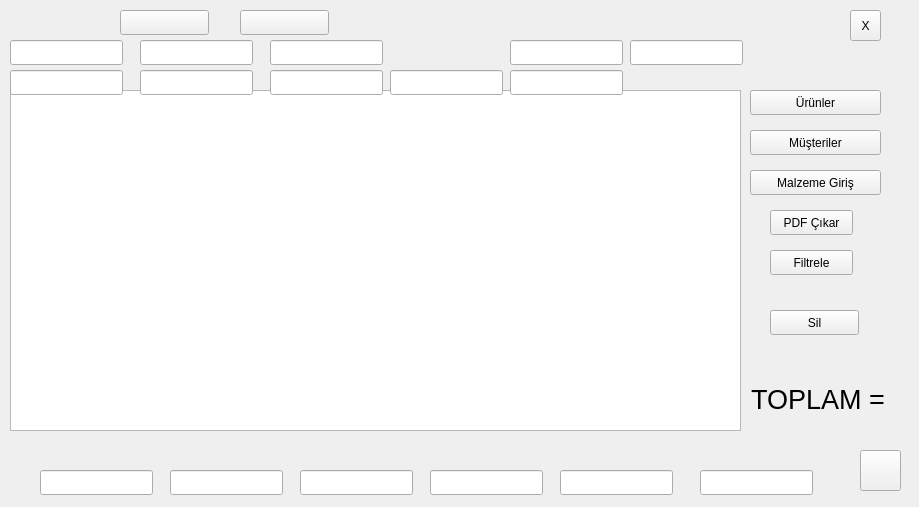
<?xml version="1.0" encoding="UTF-8"?>
<ui version="4.0">
 <class>AnaForm</class>
 <widget class="QWidget" name="AnaForm">
  <property name="geometry">
   <rect>
    <x>0</x>
    <y>0</y>
    <width>919</width>
    <height>507</height>
   </rect>
  </property>
  <property name="windowTitle">
   <string>Form</string>
  </property>
  <widget class="QPushButton" name="btnUrunKayit">
   <property name="geometry">
    <rect>
     <x>750</x>
     <y>90</y>
     <width>131</width>
     <height>25</height>
    </rect>
   </property>
   <property name="text">
    <string>Ürünler</string>
   </property>
  </widget>
  <widget class="QPushButton" name="btnMusteriKayit">
   <property name="geometry">
    <rect>
     <x>750</x>
     <y>130</y>
     <width>131</width>
     <height>25</height>
    </rect>
   </property>
   <property name="text">
    <string>Müşteriler</string>
   </property>
  </widget>
  <widget class="QToolButton" name="btnClose">
   <property name="geometry">
    <rect>
     <x>850</x>
     <y>10</y>
     <width>31</width>
     <height>31</height>
    </rect>
   </property>
   <property name="text">
    <string>X</string>
   </property>
  </widget>
  <widget class="QPushButton" name="btnMalzemeGiris">
   <property name="geometry">
    <rect>
     <x>750</x>
     <y>170</y>
     <width>131</width>
     <height>25</height>
    </rect>
   </property>
   <property name="text">
    <string>Malzeme Giriş</string>
   </property>
  </widget>
  <widget class="QTableWidget" name="tblListe">
   <property name="geometry">
    <rect>
     <x>10</x>
     <y>90</y>
     <width>731</width>
     <height>341</height>
    </rect>
   </property>
  </widget>
  <widget class="QLineEdit" name="txtID">
   <property name="geometry">
    <rect>
     <x>10</x>
     <y>40</y>
     <width>113</width>
     <height>25</height>
    </rect>
   </property>
  </widget>
  <widget class="QLineEdit" name="txtAd">
   <property name="geometry">
    <rect>
     <x>140</x>
     <y>40</y>
     <width>113</width>
     <height>25</height>
    </rect>
   </property>
  </widget>
  <widget class="QLineEdit" name="txtMalzeme">
   <property name="geometry">
    <rect>
     <x>270</x>
     <y>40</y>
     <width>113</width>
     <height>25</height>
    </rect>
   </property>
  </widget>
  <widget class="QLineEdit" name="txtBirimFiyat">
   <property name="geometry">
    <rect>
     <x>510</x>
     <y>40</y>
     <width>113</width>
     <height>25</height>
    </rect>
   </property>
  </widget>
  <widget class="QLineEdit" name="txtBorc">
   <property name="geometry">
    <rect>
     <x>510</x>
     <y>70</y>
     <width>113</width>
     <height>25</height>
    </rect>
   </property>
  </widget>
  <widget class="QLineEdit" name="txtNet">
   <property name="geometry">
    <rect>
     <x>140</x>
     <y>70</y>
     <width>113</width>
     <height>25</height>
    </rect>
   </property>
  </widget>
  <widget class="QLineEdit" name="txtOdenen">
   <property name="geometry">
    <rect>
     <x>390</x>
     <y>70</y>
     <width>113</width>
     <height>25</height>
    </rect>
   </property>
  </widget>
  <widget class="QLineEdit" name="txtToplam">
   <property name="geometry">
    <rect>
     <x>270</x>
     <y>70</y>
     <width>113</width>
     <height>25</height>
    </rect>
   </property>
  </widget>
  <widget class="QLineEdit" name="txtFire">
   <property name="geometry">
    <rect>
     <x>10</x>
     <y>70</y>
     <width>113</width>
     <height>25</height>
    </rect>
   </property>
  </widget>
  <widget class="QLineEdit" name="txtMiktar">
   <property name="geometry">
    <rect>
     <x>630</x>
     <y>40</y>
     <width>113</width>
     <height>25</height>
    </rect>
   </property>
  </widget>
  <widget class="QPushButton" name="btnFiltreler">
   <property name="geometry">
    <rect>
     <x>770</x>
     <y>250</y>
     <width>83</width>
     <height>25</height>
    </rect>
   </property>
   <property name="text">
    <string>Filtrele</string>
   </property>
  </widget>
  <widget class="QLineEdit" name="tMiktar">
   <property name="geometry">
    <rect>
     <x>40</x>
     <y>470</y>
     <width>113</width>
     <height>25</height>
    </rect>
   </property>
  </widget>
  <widget class="QLineEdit" name="tFire">
   <property name="geometry">
    <rect>
     <x>170</x>
     <y>470</y>
     <width>113</width>
     <height>25</height>
    </rect>
   </property>
  </widget>
  <widget class="QLineEdit" name="tnet">
   <property name="geometry">
    <rect>
     <x>300</x>
     <y>470</y>
     <width>113</width>
     <height>25</height>
    </rect>
   </property>
  </widget>
  <widget class="QLineEdit" name="tToplam">
   <property name="geometry">
    <rect>
     <x>430</x>
     <y>470</y>
     <width>113</width>
     <height>25</height>
    </rect>
   </property>
  </widget>
  <widget class="QLineEdit" name="tOdenen">
   <property name="geometry">
    <rect>
     <x>560</x>
     <y>470</y>
     <width>113</width>
     <height>25</height>
    </rect>
   </property>
  </widget>
  <widget class="QLineEdit" name="tBorc">
   <property name="geometry">
    <rect>
     <x>700</x>
     <y>470</y>
     <width>113</width>
     <height>25</height>
    </rect>
   </property>
  </widget>
  <widget class="QLabel" name="lblToplam">
   <property name="geometry">
    <rect>
     <x>751</x>
     <y>369</y>
     <width>161</width>
     <height>61</height>
    </rect>
   </property>
   <property name="font">
    <font>
     <pointsize>20</pointsize>
    </font>
   </property>
   <property name="text">
    <string>TOPLAM =</string>
   </property>
  </widget>
  <widget class="QPushButton" name="btnPDFCikar">
   <property name="geometry">
    <rect>
     <x>770</x>
     <y>210</y>
     <width>83</width>
     <height>25</height>
    </rect>
   </property>
   <property name="text">
    <string>PDF Çıkar</string>
   </property>
  </widget>
  <widget class="QPushButton" name="ebtnSil">
   <property name="geometry">
    <rect>
     <x>770</x>
     <y>310</y>
     <width>89</width>
     <height>25</height>
    </rect>
   </property>
   <property name="text">
    <string>Sil</string>
   </property>
  </widget>
  <widget class="QPushButton" name="btnBaslangic">
   <property name="geometry">
    <rect>
     <x>120</x>
     <y>10</y>
     <width>89</width>
     <height>25</height>
    </rect>
   </property>
   <property name="text">
    <string/>
   </property>
  </widget>
  <widget class="QPushButton" name="btnBitis">
   <property name="geometry">
    <rect>
     <x>240</x>
     <y>10</y>
     <width>89</width>
     <height>25</height>
    </rect>
   </property>
   <property name="text">
    <string/>
   </property>
  </widget>
  <widget class="QPushButton" name="pushButton">
   <property name="geometry">
    <rect>
     <x>860</x>
     <y>450</y>
     <width>41</width>
     <height>41</height>
    </rect>
   </property>
   <property name="text">
    <string/>
   </property>
   <property name="icon">
    <iconset resource="resources.qrc">
     <normaloff>:/Info.ico</normaloff>:/Info.ico</iconset>
   </property>
  </widget>
 </widget>
 <resources>
  <include location="resources.qrc"/>
 </resources>
 <connections/>
</ui>
